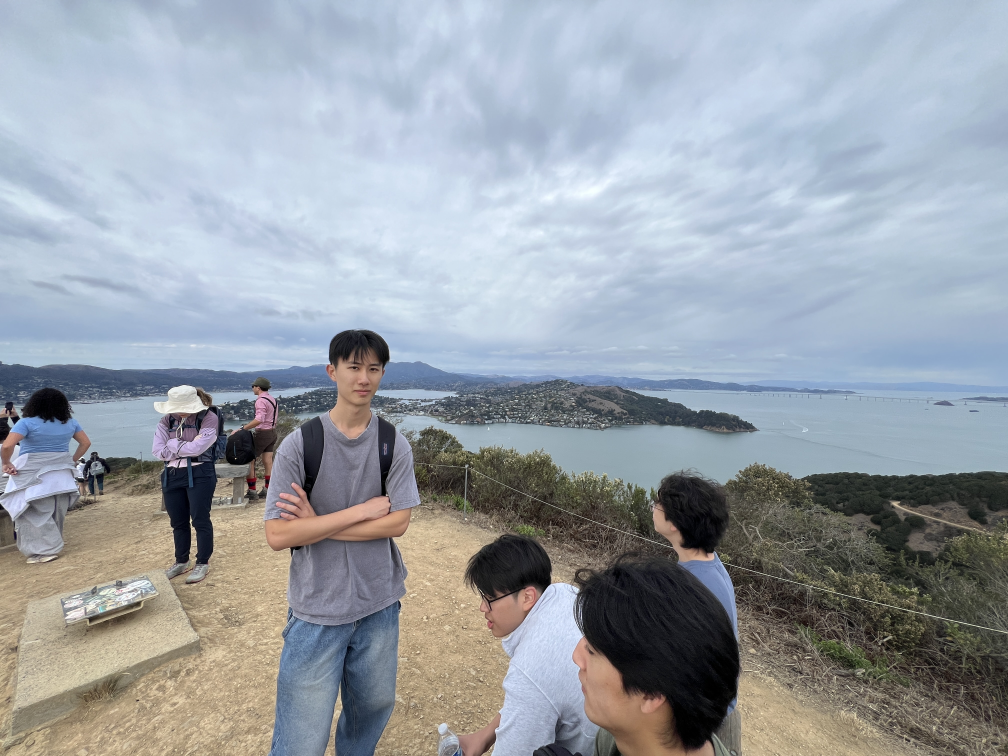
#> input picture p4b/panorama/1.JPG, 4032 x 3024 px, found by its file name (shown at 1/4 size)
$ python B5_2.py
#> lines starting #> are read from the running program, lines starting #| are printed output that depends on the picture
'''
exiftool -FocalLength -FocalLengthIn35mmFormat -ImageWidth -ImageHeight panorama2/1.jpg
Focal Length                    : 18.0 mm
Focal Length In 35mm Format     : 27 mm
Image Width                     : 1200
Image Height                    : 795
'''
import numpy as np

from B5_1 import cylindrical_warp
import cv2
from pathlib import Path

from B4 import auto_mosaic2, get_corrs
from A import stitch
focal = 27 * np.hypot(1200, 795) / np.hypot(36, 24)

# recursion is too slow
if __name__ == "__main__" and False:
    DIR = Path(__file__).resolve().parent
    IN_PATH = DIR / f"panorama2"
    OUT_PATH = DIR / f"panorama2"
    N = 12
    ims = [cv2.imread(IN_PATH / f"{i+1}.jpg") for i in range(N)]
    f = 1
    ims = [cv2.resize(im, None, fx=f, fy=f, interpolation=cv2.INTER_AREA)
           for im in ims]
    focal = 1514 * f
    for i in range(N):
        warp, mask, _ = cylindrical_warp(ims[i], focal)
        ims[i] = warp
    panorama = ims[0]
    for i in range(N-1):
        panorama = auto_mosaic2(panorama, ims[i+1])
        # cv2.imwrite(OUT_PATH / f"crop_cyl_mosaicN_{i}.jpg", panorama)
        # print(panorama.shape)
    cv2.imwrite(OUT_PATH / "crop_cyl_mosaicN.jpg", panorama)


# [62 lines left out: functions auto_mosaic_translate, crop, not called in this run]


# VERY GOOD RESULTS PRAISE THE LORD
if __name__ == "__main__" and False:
    DIR = Path(__file__).resolve().parent
    IN_PATH = DIR / f"panorama2"
    OUT_PATH = DIR / f"panorama2"
    N = 12
    ims = [cv2.imread(IN_PATH / f"{i+1}.jpg") for i in range(N)]
    for i in range(N):
        warp, mask, _ = cylindrical_warp(ims[i], focal)
        ims[i] = warp
    panorama = auto_mosaic_translate(ims)
    cv2.imwrite(OUT_PATH / "mosaic.jpg", panorama)

if __name__ == "__main__" and False:
    DIR = Path(__file__).resolve().parent
    IN_PATH = DIR / f"panorama2"
    OUT_PATH = DIR / f"panorama2"
    N = 12
    ims = [cv2.imread(IN_PATH / f"{i+1}.jpg") for i in range(N)]
    for i in range(N):
        warp, mask, _ = cylindrical_warp(ims[i], focal)
        ims[i] = crop(warp)
    panorama = auto_mosaic_translate(ims)
    cv2.imwrite(OUT_PATH / "mosaic_crop.jpg", panorama)

if __name__ == "__main__" and False:
    DIR = Path(__file__).resolve().parent
    IN_PATH = DIR / f"panorama2"
    OUT_PATH = DIR / f"panorama2"
    N = 12
    ims = [cv2.imread(IN_PATH / f"{i+1}.jpg") for i in range(N)]
    for i in range(N):
        warp, mask, _ = cylindrical_warp(ims[i], focal)
        ims[i] = crop(warp)
    panorama = auto_mosaic_translate(ims, final_crop=True)
    cv2.imwrite(OUT_PATH / "mosaic_crop_crop.jpg", panorama)

# time to close the loop!
if __name__ == "__main__" and False:
    DIR = Path(__file__).resolve().parent
    IN_PATH = DIR / f"panorama2"
    OUT_PATH = DIR / f"panorama2"
    N = 12
    ims = [cv2.imread(IN_PATH / f"{i+1}.jpg") for i in range(N)]
    for i in range(N):
        warp, mask, _ = cylindrical_warp(ims[i], focal)
        ims[i] = crop(warp)
    panorama = auto_mosaic_translate(ims, final_crop=True, close_loop=True)
    cv2.imwrite(OUT_PATH / "mosaic_crop_crop_loop.jpg", panorama)

'''
exiftool -FocalLength -FocalLengthIn35mmFormat -ImageWidth -ImageHeight panorama2/1.jpg
Focal Length                    : 16.0 mm
Focal Length In 35mm Format     : 24 mm
Image Width                     : 1300
Image Height                    : 867
'''
focal = 867
if __name__ == "__main__" and False:
    DIR = Path(__file__).resolve().parent
    IN_PATH = DIR / f"panorama3"
    OUT_PATH = DIR / f"panorama3"
    N = 14  # most of the images after 14 are useless and bad
    ims = [cv2.imread(IN_PATH / f"{i+1}.JPG") for i in range(N)]
    for i in range(N):
        warp, mask, _ = cylindrical_warp(ims[i], focal)
        ims[i] = crop(warp)
    panorama = auto_mosaic_translate(ims, final_crop=True, close_loop=True)
    cv2.imwrite(OUT_PATH / "mosaic.jpg", panorama)
'''
Focal Length                    : 13.1 mm
Focal Length In 35mm Format     : 74 mm
Image Width                     : 1600
Image Height                    : 1200
'''
focal = 3421
if __name__ == "__main__" and True:
    DIR = Path(__file__).resolve().parent
    IN_PATH = DIR / f"panorama4"
    OUT_PATH = DIR / f"panorama4"
    N = 12  # last 2 images are kinda faulty.
    ims = [cv2.imread(IN_PATH / f"{i+1}.JPG") for i in range(N)]
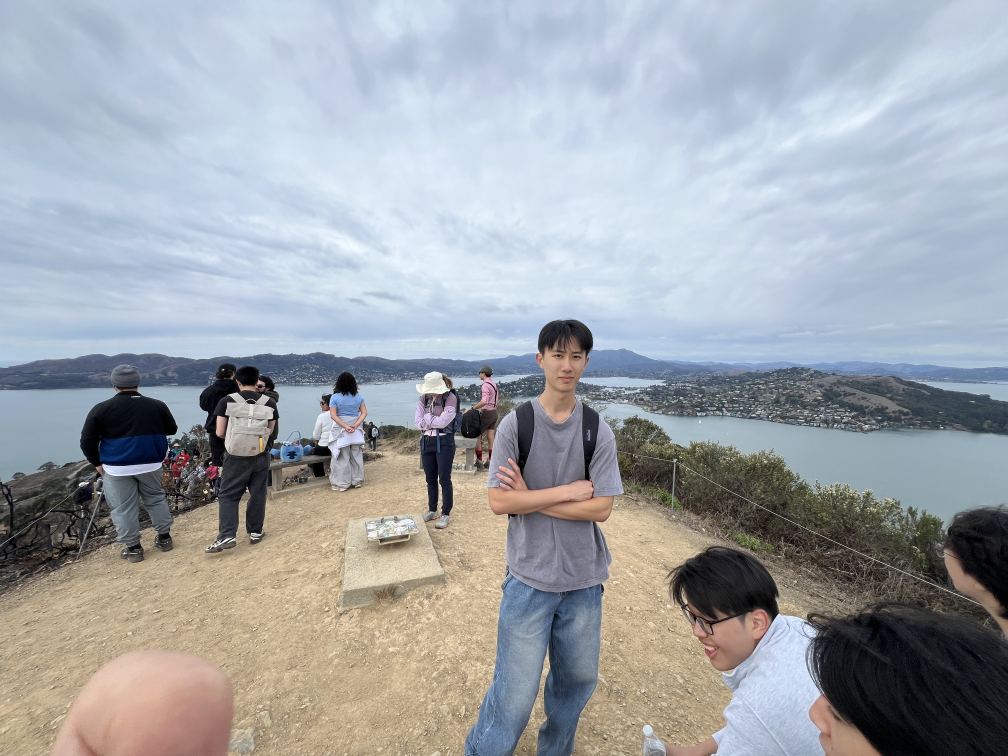
#> input picture p4b/panorama/2.JPG, 4032 x 3024 px, found by its file name (shown at 1/4 size)
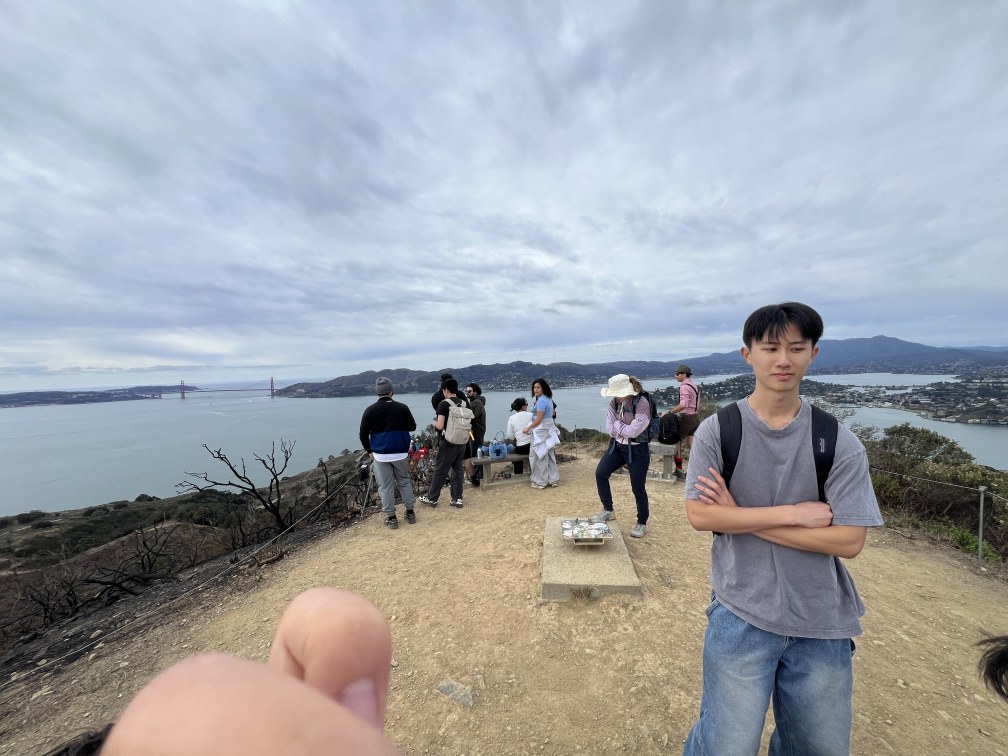
#> input picture p4b/panorama/3.JPG, 4032 x 3024 px, found by its file name (shown at 1/4 size)
#> ims = 12 items
    for i in range(N):
#> (the run stopped early here; a loop or call above may not have finished)
